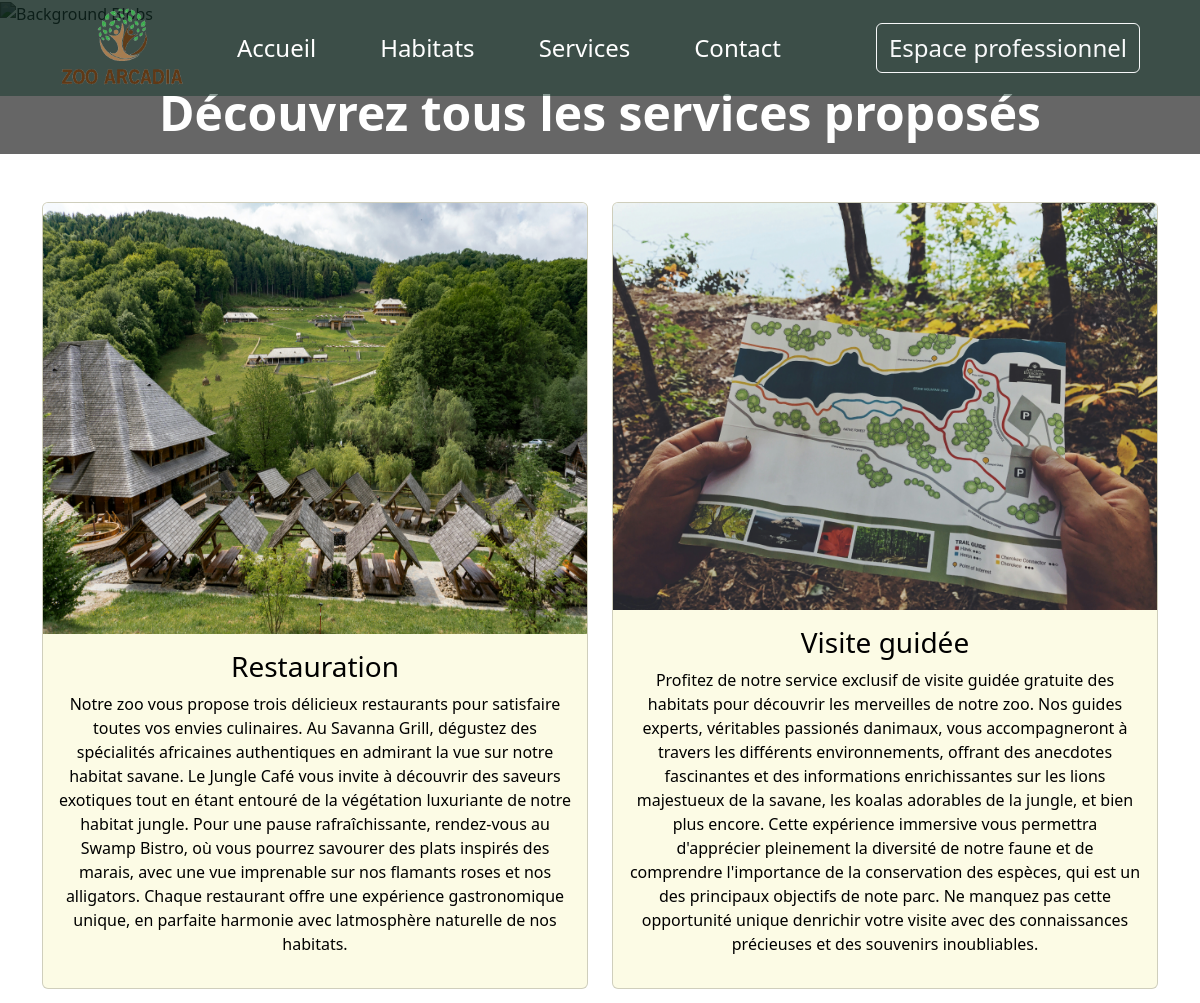
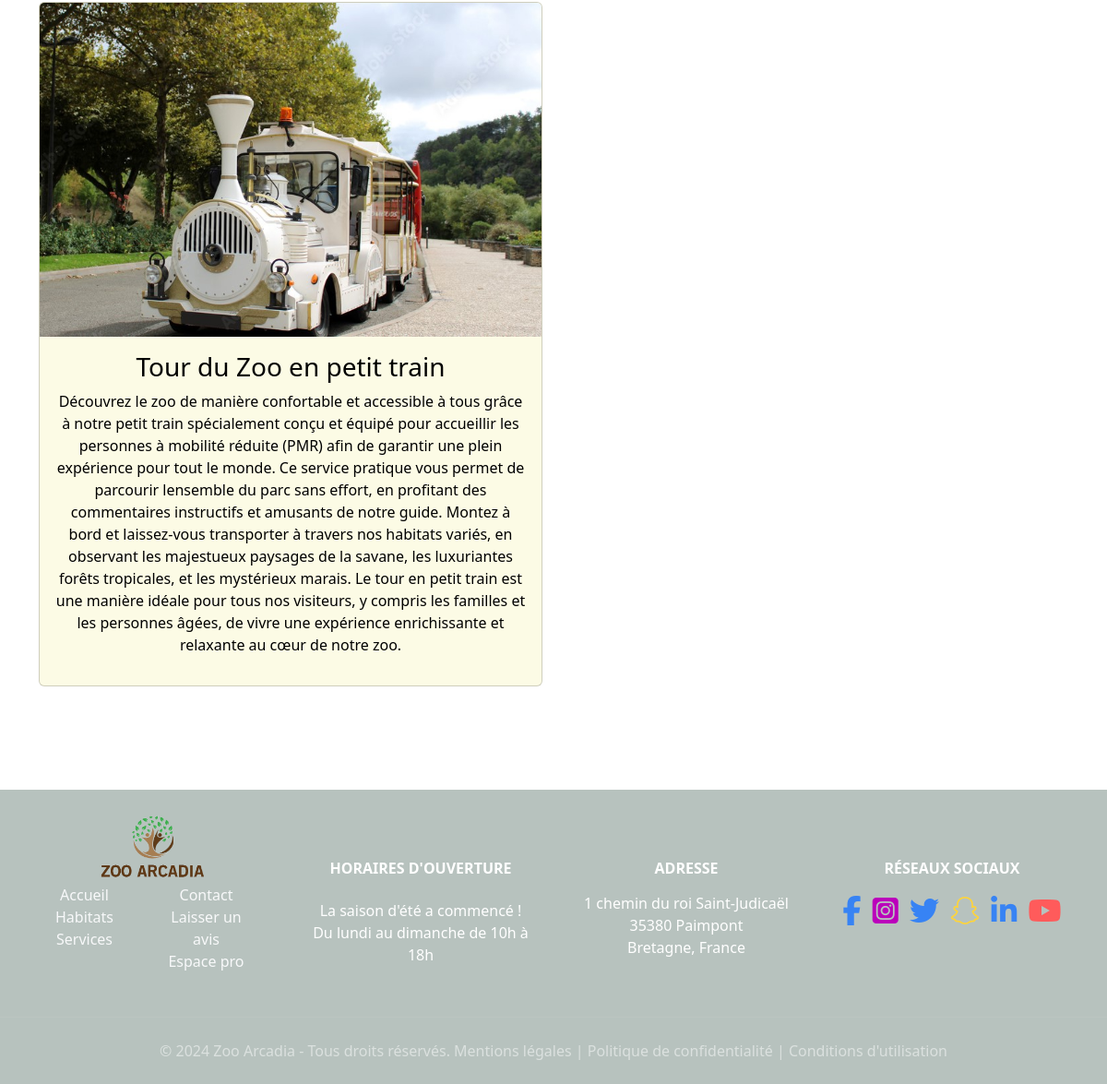
/services.php, run on the app's committed database (2 pictures, top to bottom).
### tables this page shows
CREATE TABLE `services` (
  `id` int(11) NOT NULL,
  `name` varchar(255) NOT NULL,
  `description` text NOT NULL,
  `picture` varchar(255) NOT NULL
);

CREATE TABLE `schedule` (
  `id` int(11) NOT NULL,
  `day` varchar(255) NOT NULL,
  `hour` varchar(255) NOT NULL
);

### services.php (the view)
<?php
require_once __DIR__. "/templates/header.php";
require_once __DIR__. "/lib/pdo.php";
$stmtServices = $pdo->query('SELECT * FROM services');
$services = $stmtServices->fetchAll();
?>
    <main>
        <section>
            <div class="presentation-habitats">
                <h1 class="text-center">Découvrez tous les services proposés</h1>
            </div>
        </section>
        <div class="container">
            <div class="container-card text-center mt-5">
                <div class="row">
                    <?php foreach ($services as $service) { ?>
                        <div class="col-12 col-md-6 mb-3">
                            <div class="card h-100 card-services" style="width: 100%;">
                                <img src="<?= htmlspecialchars($service['picture']) ?>" class="card-img-top h-100" alt="Image du service">
                                <div class="card-body">
                                    <h3 class="text-center"><?= htmlspecialchars($service['name']) ?></h3>
                                    <p><?= htmlspecialchars($service['description']) ?></p>
                                </div>
                            </div>
                        </div>
                    <?php }; ?>
                </div>
            </div>
        </div>
    </main>
    <?php require_once __DIR__. "/templates/footer.php" ?>

### templates/header.php (shortened to what this page needs)
<!DOCTYPE html>
<html lang="fr">
<head>
    <link rel="stylesheet" type="texte/css" media="screen" href="css/reset.css">
    <link href="css/bootstrap.min.css" rel="stylesheet">
    <link href="css/style.css" rel="stylesheet">
</head>
<body>
    <div class="background">
    </div>
    <header>
        <nav class="navbar navbar-expand-lg navbar-custom">
            <div class="container-fluid ">
                <img src="assets/Logo/Capture_d_écran_2024-06-07_205635-removebg-preview.png" alt="Logo du zoo" width="130" height="80">
                <div class="collapse navbar-collapse" id="navbarNavAltMarkup">
                    <div class="navbar-nav mx-auto">
                        <a class="nav-link me-5 fs-4" aria-current="page" href="index.php">Accueil</a>
                        <a class="nav-link me-5 fs-4" href="habitats.php">Habitats</a>
                        <a class="nav-link me-5 fs-4" href="services.php">Services</a>
                        <a class="nav-link me-5 fs-4" href="contact.php">Contact</a>
                    </div>
                    <?php if (isset($_SESSION['user'])) { ?>
                        <a href="logout.php" class="btn btn-outline-light me-5 fs-4">Déconnexion</a>
                        <?php } else { ?>
                            <a href="#" class="btn btn-outline-light me-5 fs-4" data-bs-toggle="offcanvas" data-bs-target="#offcanvasRight" aria-controls="offcanvasRight">Espace professionnel</a>
                    <?php } ?>
                </div>
            </div>
        </nav>
    </header>

### templates/footer.php (shortened to what this page needs)
<?php
require_once __DIR__. "/../lib/pdo.php";
$stmtSchedules = $pdo->query('SELECT * FROM schedule');
$schedules = $stmtSchedules->fetchAll();
?>
<footer class="pt-1 text-white ">
        <div class="container-fluid">
            <div class="row p-4">
                <div class="col-12 col-lg-3 d-flex justify-content-center text-center">
                    <div>
                        <img src="assets/Logo/Capture_d_écran_2024-06-07_205635-removebg-preview.png" alt="Logo du zoo" width="120" height="70">
                        <div class="d-flex">
                            <div class="d-flex flex-column pt-1 mx-4">
                                <a href="index.php" class="text-light">Accueil</a>
                                <a href="habitats.php" class="text-light">Habitats</a>
                                <a href="services.php" class="text-light">Services</a>
                            </div>
                            <div class="d-flex flex-column pt-1 mx-4 mb-4">
                                <a href="contact.php" class="text-light">Contact</a>
                                <a href="index.php#review" class="text-light">Laisser un avis</a>
                                <?php if (isset($_SESSION['user'])) {?>
                                    <?php if ($_SESSION['role'] == 'administrateur') {?>
                                        <a class="text-light" href="administrateur.php">Espace administrateur</a>
                                    <?php } else if ($_SESSION['role'] == 'employe') { ?>
                                        <a class="text-light" href="employe.php">Espace employé</a>
                                    <?php } else if ($_SESSION['role'] == 'veterinaire') { ?>
                                        <a class="text-light" href="veterinaire.php">Espace vétérinaire</a>
                                    <?php } ?>
                                    <?php } else { ?>
                                        <a href="#" class="text-light" data-bs-toggle="offcanvas" data-bs-target="#offcanvasRight" aria-controls="offcanvasRight">Espace pro</a>
                                    <?php } ?>
                            </div>
                        </div>
                    </div>
                </div>
                <div class="col-12 col-lg-3 text-center pt-5" id="horaires">
                    <h6 class="text-uppercase fw-bold mb-4">horaires d'ouverture </h6>
                    <p>La saison d'été a commencé ! <br>
                    <?php foreach($schedules as $schedule) { ?>
                        <?php echo htmlspecialchars($schedule['day']).' '.htmlspecialchars($schedule['hour']) ?>
                    <?php }  ?>
                    </p>
                </div>
                <div class="col-12 col-lg-3 text-center pt-5">
                    <h6 class="text-uppercase fw-bold mb-3 ">Adresse</h6>
                    <p> 1 chemin du roi Saint-Judicaël <br> 35380 Paimpont <br> Bretagne, France</p>
                </div>
                <div class="col-12 col-lg-3 pt-5 text-center" id="social">
                    <h6 class="text-uppercase fw-bold mb-4">réseaux sociaux</h6>
                    <div id="tags-social">
                        <a class="p-1" href="#"><i class="fa-brands fa-facebook-f fa-2xl" style="color: #3783f4;"></i></a>
                        <a class="p-1" href="#"><i class="fa-brands fa-square-instagram fa-2xl" style="color: #bb00bb;"></i></a>
                        <a class="p-1" href="#"><i class="fa-brands fa-twitter fa-2xl" style="color: #3783f4;"></i></a>
                        <a class="p-1" href="#"><i class="fa-brands fa-snapchat fa-2xl" style="color: #FFD43B;"></i></a>
                        <a class="p-1" href="#"><i class="fa-brands fa-linkedin-in fa-2xl" style="color: #3783f4;"></i></a>
                        <a class="p-1" href="#"><i class="fa-brands fa-youtube fa-2xl" style="color: #ff5b5b;"></i></a>
                    </div>
                </div>
            </div>
        </div>
    <div class="p-4 text-center copyright">
        <p class="mb-0">&copy; 2024 Zoo Arcadia - Tous droits réservés. Mentions légales | Politique de confidentialité | Conditions d'utilisation</p>
    </div>
    </footer>
</body>
</html>

### css/style.css (style rules this page uses)
.background { position: fixed; top: 0; left: 0; width: 100%; height: 100%; z-index: -1; }
header { position: relative; width: 100%; height: auto; }
.navbar-custom { background-color: rgb(18, 55, 42, 0.5); position: absolute; top: 0; left: 0; width: 100%; z-index: 1000; }
.nav-link { color:rgb(255, 255, 255); }
.container-card { display: flex; justify-content: center; }
footer { margin-top: 8%; background-color: rgb(18, 55, 42, 0.3); }
.copyright { border-top: solid 1px rgba(255, 255, 255, 0.05); color: rgb(255, 255, 255, 0.5); }
footer a { text-decoration: none; }
.presentation-habitats { background-color: rgba(0, 0, 0, 0.6); padding-top: 7%; }
.presentation-habitats h1 { color: rgb(255, 255, 255); font-size: 3rem; font-weight: bold; padding-bottom: 1%; }
.card-services { background-color: rgb(251, 250, 218, 0.7); color: rgba(0, 0, 0); }

### data on the page
services: picture (picture), name "Restauration", description "Notre zoo vous propose trois délicieux restaurants pour satisfaire toutes vos envies culinaires. Au Savanna Grill, dégustez des spécialités africaines authentiques en admirant la vue sur notre habitat savane. Le Jungle Café vous invite à découvrir des saveurs exotiques tout en étant entouré de la végétation luxuriante de notre habitat jungle. Pour une pause rafraîchissante, rendez-vous au Swamp Bistro, où vous pourrez savourer des plats inspirés des marais, avec une vue imprenable sur nos flamants roses et nos alligators. Chaque restaurant offre une expérience gastronomique unique, en parfaite harmonie avec latmosphère naturelle de nos habitats."
services: picture (picture), name "Visite guidée", description "Profitez de notre service exclusif de visite guidée gratuite des habitats pour découvrir les merveilles de notre zoo. Nos guides experts, véritables passionés danimaux, vous accompagneront à travers les différents environnements, offrant des anecdotes fascinantes et des informations enrichissantes sur les lions majestueux de la savane, les koalas adorables de la jungle, et bien plus encore. Cette expérience immersive vous permettra d'apprécier pleinement la diversité de notre faune et de comprendre l'importance de la conservation des espèces, qui est un des principaux objectifs de note parc. Ne manquez pas cette opportunité unique denrichir votre visite avec des connaissances précieuses et…"
services: picture (picture), name "Tour du Zoo en petit train", description "Découvrez le zoo de manière confortable et accessible à tous grâce à notre petit train spécialement conçu et équipé pour accueillir les personnes à mobilité réduite (PMR) afin de garantir une plein expérience pour tout le monde. Ce service pratique vous permet de parcourir lensemble du parc sans effort, en profitant des commentaires instructifs et amusants de notre guide. Montez à bord et laissez-vous transporter à travers nos habitats variés, en observant les majestueux paysages de la savane, les luxuriantes forêts tropicales, et les mystérieux marais. Le tour en petit train est une manière idéale pour tous nos visiteurs, y compris les familles et les personnes âgées, de vivre une…"
schedule: day "Du lundi au dimanche de", hour "10h à 18h"
